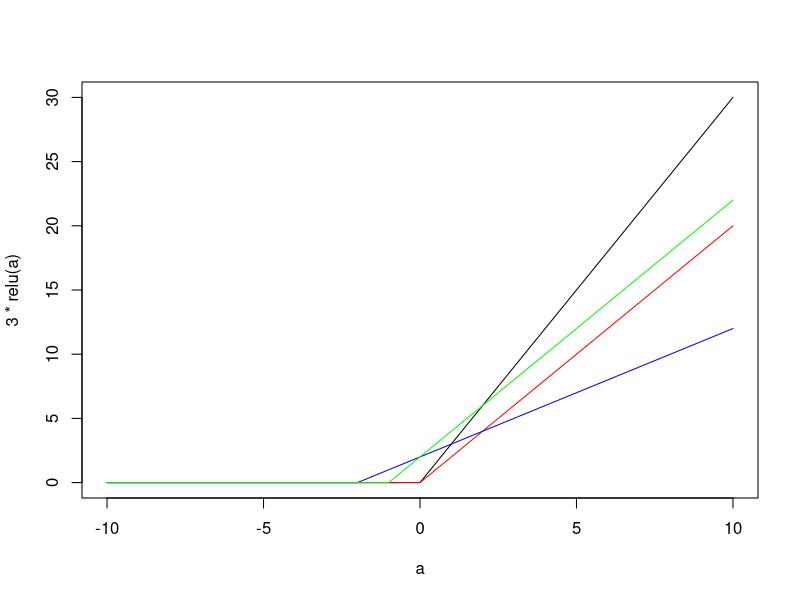
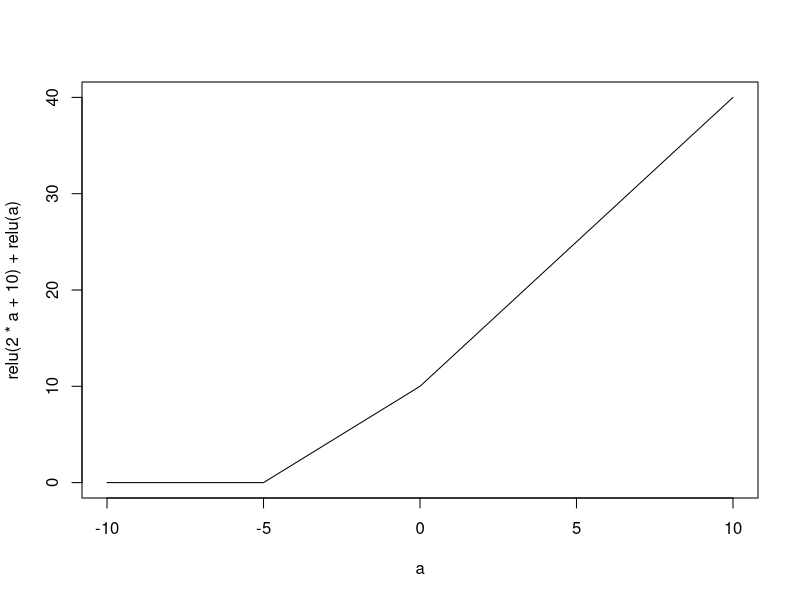
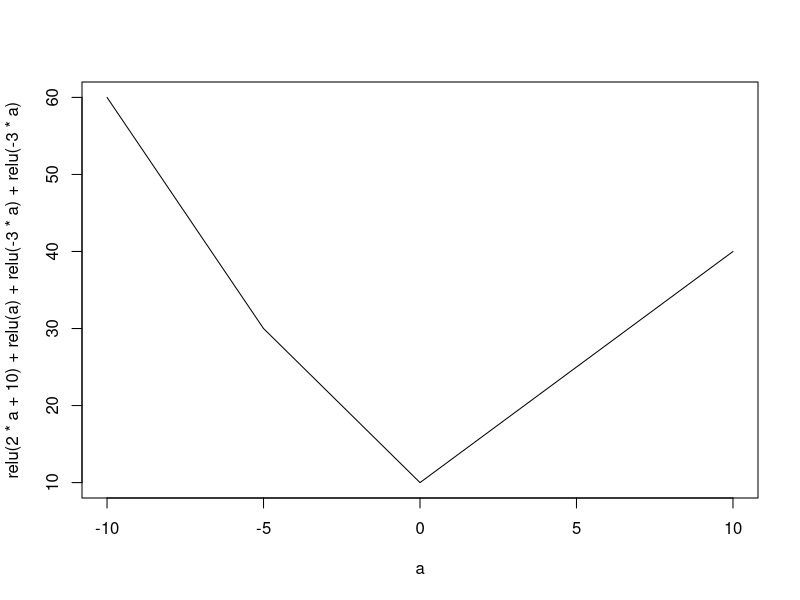
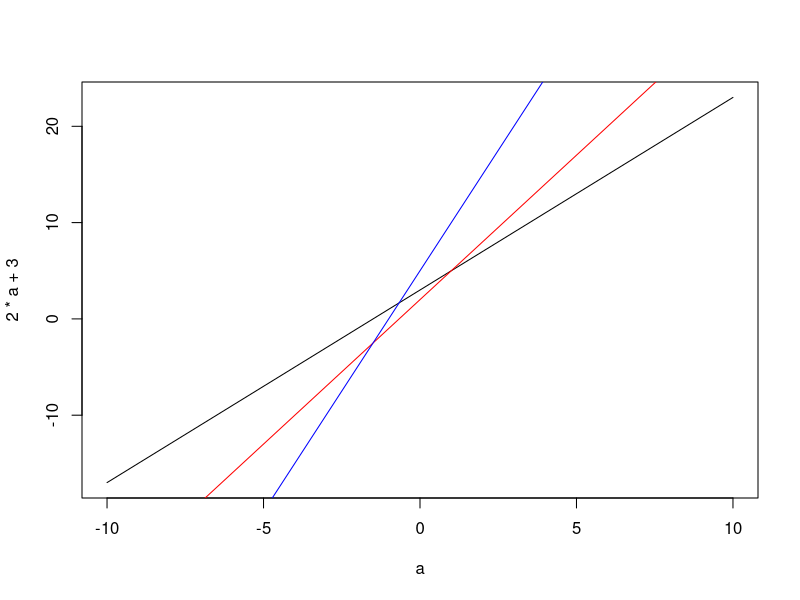

Source code (R) for these figures, in order:
relu = function(x) pmax(x, 0)
a = -10:10
plot(3*relu(a) ~ a, type='l')
lines(relu(2*a) ~ a, type='l', col='red')
lines(relu(a+2) ~ a, type='l', col='blue')
lines(relu(2*a+2) ~ a, type='l', col='green')


plot(relu(2*a+10) + relu(a) ~ a, type='l', col='black')

plot(relu(2*a+10) + relu(a) + relu(-3*a) + relu(-3*a) ~ a, type='l', col='black')


a = -10:10
plot(2*a+3 ~ a, type='l')
lines(3*a+2 ~ a, type='l', col='red')
lines(2*a+3 + 3*a+2 ~ a, type='l', col='blue')

